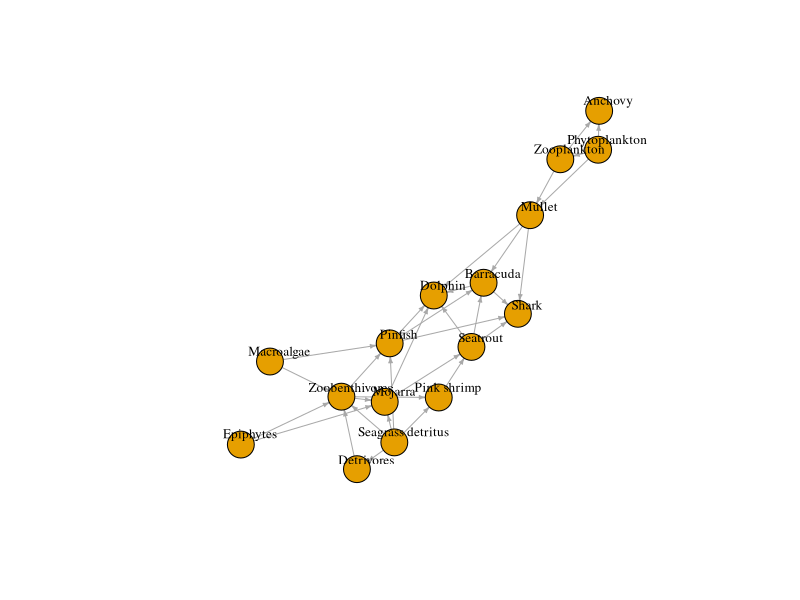
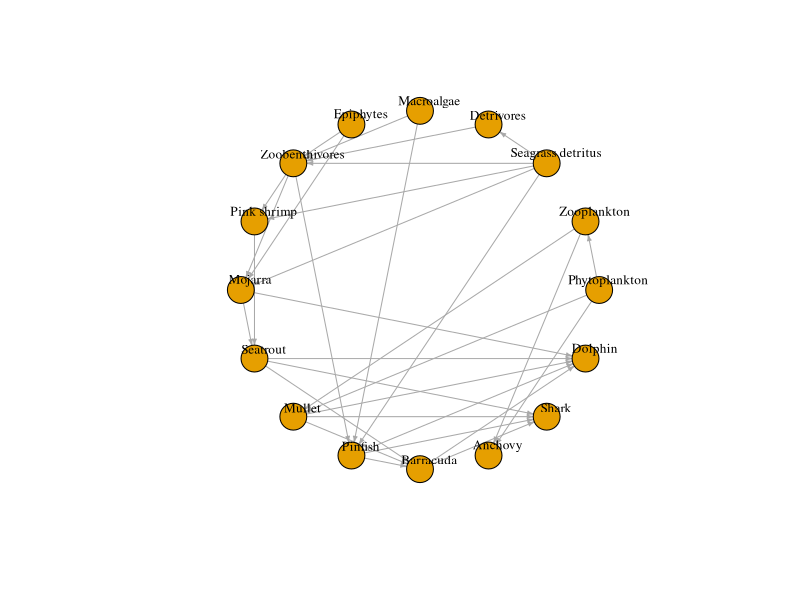
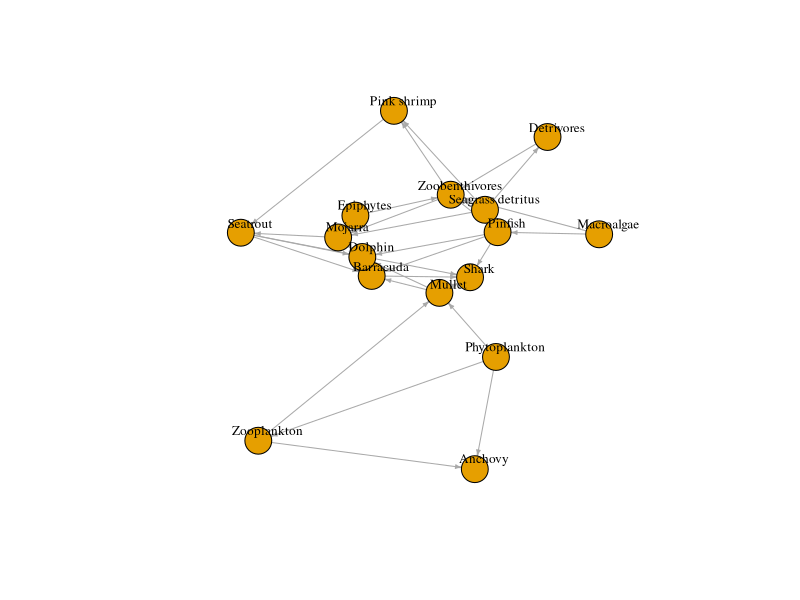
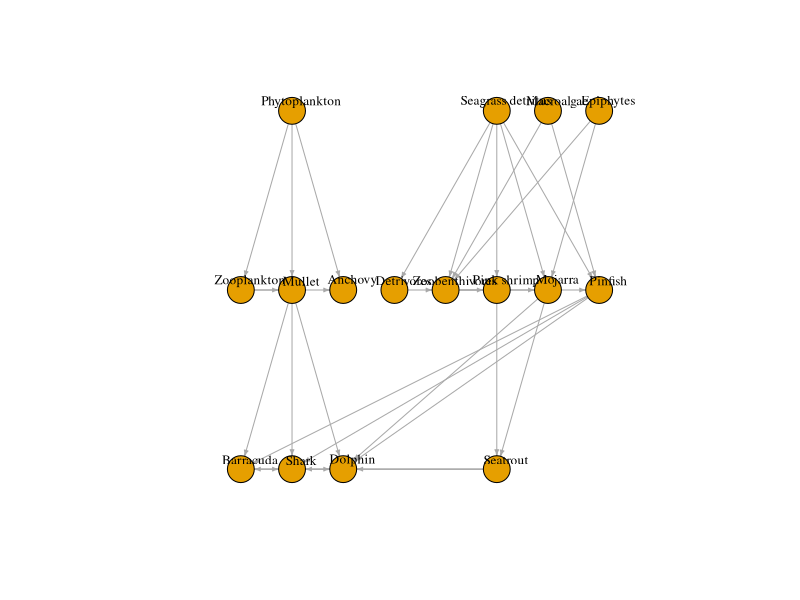
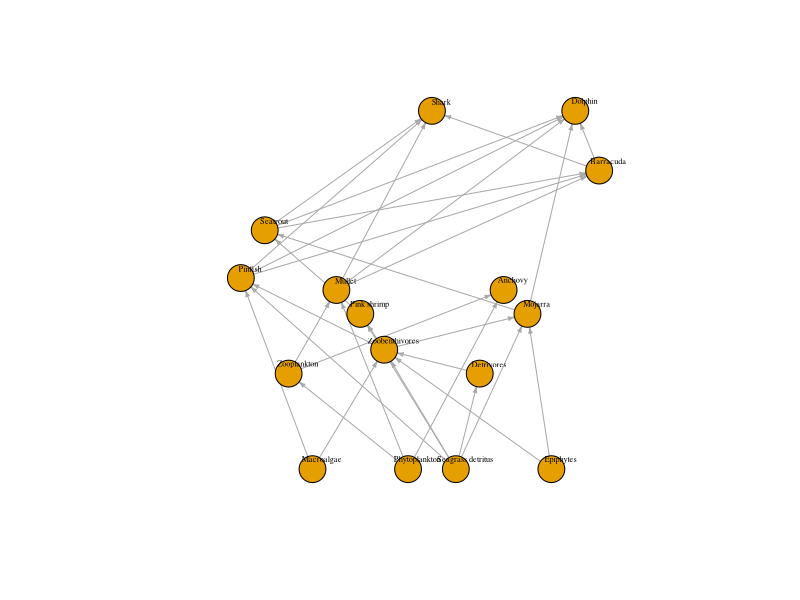
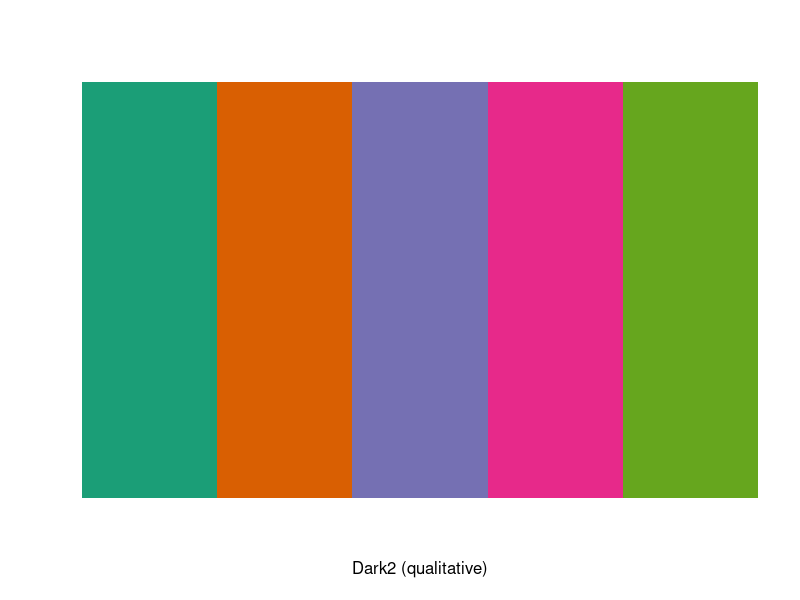
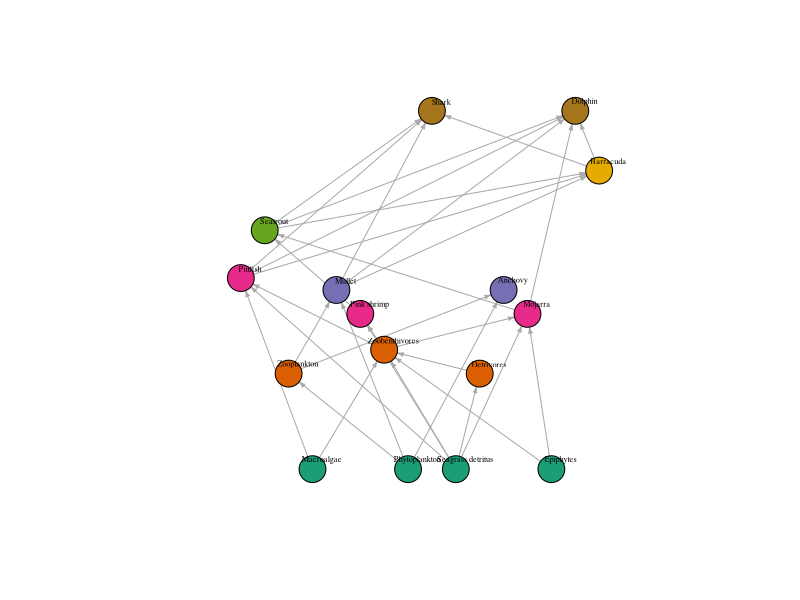
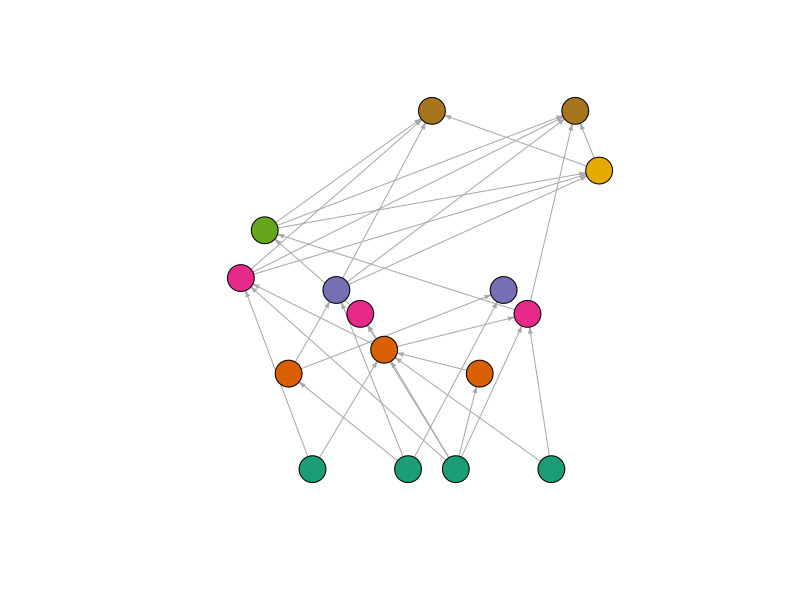

Recreate these plots in R, in order.
## ---- chunk 1
knitr::opts_chunk$set(collapse = T, cache = T)
## ---- chunk 2
library(tidyverse)
library(igraph)

# load trophic groups
tg = read_csv("data/foodweb_example.csv")

tg

#Trophic links
tl = read_csv("data/trophic_links.csv")

tl

## ---- chunk 3
#define a adjacency matrix
tl.net = graph.data.frame(tl, directed = TRUE)

tl.net

#Get info igraph structure
summary(tl.net)
str(tl.net)

# number of nodes
vcount(tl.net)

# number of trophic linkages
ecount(tl.net)

#Change or add new descriptors
V(tl.net)$Species = V(tl.net)$name

# add group names to network
nodes = as.data.frame(V(tl.net)$name)
colnames(nodes) = c("Taxon")
nodes = left_join(nodes, tg, by = "Taxon")

V(tl.net)$FG = nodes$Group
V(tl.net)$TL = nodes$TL

# add weight to the network 
is.weighted(tl.net)
E(tl.net)$weight = E(tl.net)$Weight
is.weighted(tl.net)

## ---- chunk 4
#Random
plot(tl.net, vertex.label.color="black", vertex.label.dist=1, 
     edge.arrow.size = .3, vertex.label.cex = 0.8)

#Circular
plot(tl.net, vertex.label.color="black", vertex.label.dist=1, 
     edge.arrow.size = .3, vertex.label.cex = 0.8, layout = layout_in_circle)

#Kamada Kawai
plot(tl.net, vertex.label.color="black", vertex.label.dist=1, 
     edge.arrow.size = .3, vertex.label.cex = 0.8, layout = layout_with_kk)

#Tree
plot(tl.net, vertex.label.color="black", vertex.label.dist=1, 
     edge.arrow.size = .3, vertex.label.cex = 0.8, layout = layout_as_tree)

# with trophic level as y
lay = as.matrix(bind_cols(x = sample(1:vcount(tl.net)), y = nodes$TL))

plot(tl.net, vertex.label.color="black", vertex.label.dist=1, 
     edge.arrow.size = .3, vertex.label.cex = 0.5, layout = lay)

# add color to plots
library(RColorBrewer)
display.brewer.pal(5, "Dark2")

my_pal = tibble(col = brewer.pal(7, "Dark2"),
                Group = unique(tg$Group))

nodes = left_join(nodes, my_pal, by = 'Group')

plot(tl.net, vertex.label.color="black", vertex.label.dist=1, 
     edge.arrow.size = .3, vertex.label.cex = 0.5, layout = lay,
     vertex.color = nodes$col, displaylabels = TRUE)

plot(tl.net, vertex.label.color="black",
     edge.arrow.size = .3, layout = lay,
     vertex.color = nodes$col, vertex.label = NA)

# add weight of line to food web
plot(tl.net, vertex.label.color="black",
     edge.arrow.size = .3, layout = lay,
     vertex.color = nodes$col, vertex.label = NA,
     edge.width = E(tl.net)$Weight*8)

# add legend
legend("bottomleft", legend = my_pal$Group, pch = 21, col = "black",
       pt.bg = my_pal$col, pt.cex = 2, cex = .8, bty = "n", ncol = 1)
## ---- chunk 5
trophiclevels = function(net){
  #Get adjacency matrix 
  mat <- get.adjacency(net, sparse=F)
  
  #Detect basal node
  basal <- rownames(subset(mat, apply(mat, 2, sum)==0) & apply(mat, 1, sum)!= 0)
  #Compute the shortest path to basal node
  paths_prey <- suppressWarnings(shortest.paths(graph = net, v= V(net), to = V(net)[basal], 
                                                mode = "in", weights = NULL, algorithm = "unweighted"))
  
  paths_prey[is.infinite(paths_prey)] <- NA
  shortest_paths <- suppressWarnings(as.matrix(apply(paths_prey, 1, min, na.rm=TRUE)))
  #for species with no prey apart of them
  shortest_paths[is.infinite(shortest_paths)] <- NA
  
  # Shortest TL
  sTL <- 1 + shortest_paths
  
  # Compute average prey trophic level
  # inspired from cheddar package calculation
  W <- t(mat)
  rs <- rowSums(W)
  W <- W/matrix(rs, ncol = ncol(W), nrow = nrow(W))
  W[0 == rs, ] <- 0
  I <- diag(ncol(W))
  tl0<-rowSums(I - W)
  result <- tryCatch(solve(I - W), error = function(e) e)
  if ("error" %in% class(result)) {
    avtl <- rep(NA, ncol(pm))
    names(avtl) <- colnames(pm)
  }
  else {
    avtl <- rowSums(result)
  }
  
  # Short-weighted TL is the average between 
  # Shortest TL and average prey TL
  SWTL <- (sTL + avtl)/2
  
  return(SWTL)
}


plotfw = function(net, col=NULL, lab=NULL, size=NULL,
                   nylevel=7, maxsize=10, labcex=0.01,
                   ynum=6, ylab= "Trophic Level", ...){
  n <- vcount(net)
  if (!is.null(col)){
    V(net)$color <- col
  } else{
    V(net)$color <- rainbow(vcount(net))
  }
  if (!is.null(lab)){
    V(net)$name <- lab
  }
  if (!is.null(size)){
    V(net)$size <- size
  } else {
    V(net)$size <- maxsize/2
  }
  
  tl <- trophiclevels(net)
  dgpred <- tl

  bks <- c(0.9, seq(1.9, max(tl), length.out = nylevel))
  ynod <- cut(tl, breaks = bks, include.lowest = TRUE, 
              labels = 1:(length(bks)-1))

  maxx <- max(table(ynod))
  xnod <- rep(0,n)
  for (i in 1:nylevel){
    l <- sum(ynod==i)
    
    ltr <- (l/maxx)**(1/2)*maxx
    if (l>1) {
      xnod[ynod==i] <- seq(-ltr,ltr,length.out = l)
    } else {
      xnod[ynod==i] <- 0
    }
  }
  
  coo <- cbind(xnod,tl)
  
  #y axis with 1 and continuous axis from 2 to max TL.
  yax <- c(1, seq(2, max(tl), length.out = ynum-1))
  labax <- round(yax, 1)
  #rescale xax between -1 and 1
  laby <- (yax-min(yax))/(max(yax)-min(yax))*2 - 1
  
  plot(net, layout= coo, vertex.label.color="black", 
       vertex.label.cex=labcex, ...)
  axis(2, at = laby, labels = labax)
  mtext(ylab, side = 2, line=2)
  res <- data.frame(coo, "size"= V(net)$size, "color"= V(net)$color)
  names(res) <- c("x", "y", "size", "color")
  row.names(res) <- V(net)$name
  invisible(res)
}

## ---- chunk 6
plotfw(tl.net, col=nodes$col, size = 10,
       edge.width=0.3, edge.arrow.size=0.3)
## ---- chunk 7
S = vcount(tl.net)
S
## ---- chunk 8
C = ecount(tl.net)/(S*(S-1))
C
edge_density(tl.net, loops=F) 
## ---- chunk 9
# Generality
# Identify predator nodes, i.e. taxa with at least one prey
pred = degree(tl.net, mode="in")>0
# Compute mean generality of the food web, i.e. mean number of prey per predators
G = sum(degree(tl.net, mode="in")[pred])/sum(pred)
G
## ---- chunk 10
prey = degree(tl.net, mode="out")>0
# Compute the mean vulnerability, i.e. mean number of predators per prey
V = sum(degree(tl.net, mode="out")[prey])/sum(prey)
V
## ---- chunk 11
tl_noSG = tl %>% 
  filter(Diet != 'Seagrass detritus') 

noSG.net = graph.data.frame(tl_noSG, directed = TRUE)

# add group names to network
nodes_noSG = as.data.frame(V(noSG.net)$name)
colnames(nodes_noSG) = c("Taxon")
nodes_noSG = left_join(nodes_noSG, tg, by = "Taxon") %>% 
  left_join(my_pal, by = 'Group')

V(noSG.net)$FG = nodes_noSG$Group

noSG_pal = brewer.pal(7, "Dark2")
noSG_col = as.factor(get.vertex.attribute(noSG.net, "FG"))

plotfw(tl.net, col=nodes$col, size = 10,
       edge.width=0.3, edge.arrow.size=0.3)

plotfw(noSG.net, col=nodes_noSG$col, size = 10,
       edge.width=0.3, edge.arrow.size=0.3)


# connectance 
edge_density(tl.net, loops=F) 
edge_density(noSG.net, loops = F)

# Generality
# Identify predator nodes, i.e. taxa with at least one prey
pred = degree(tl.net, mode="in")>0
pred_noSG = degree(noSG.net, mode = 'in')>0
# Compute mean generality of the food web, i.e. mean number of prey per predators
sum(degree(tl.net, mode="in")[pred])/sum(pred)
sum(degree(tl.net, mode="in")[pred_noSG])/sum(pred_noSG)

# Vulnerability
prey = degree(tl.net, mode="out")>0
prey_noSG = degree(noSG.net, mode = 'out')>0
# Compute the mean vulnerability, i.e. mean number of predators per prey
sum(degree(tl.net, mode="out")[prey])/sum(prey)
sum(degree(noSG.net, mode="out")[prey_noSG])/sum(prey_noSG)
